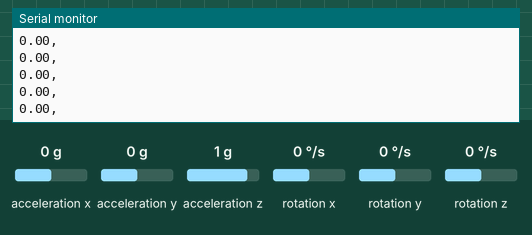
A sketch run on a simulated Arduino Uno, built with avr-gcc and run on an emulated ATmega328P. Parts: the last lines printed to the serial monitor. The test bench sets the inputs (shaded band); at power-on: acceleration x 0 g, acceleration z 1 g, rotation y 0 °/s, rotation z 0 °/s, acceleration y 0 g, rotation x 0 °/s.

Above: at 1.2 s.
1.3 s: acceleration x set to -1.4 g
At 2.1 s:
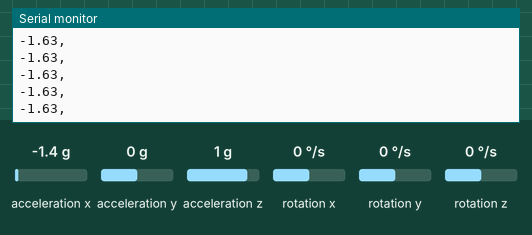
2.8 s: acceleration z set to -1.4 g
At 3.5 s:
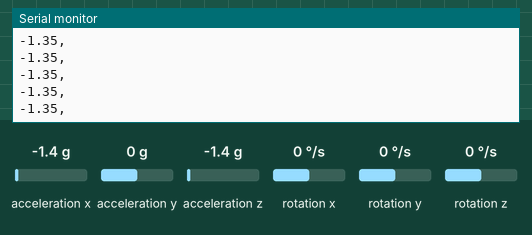
4.3 s: rotation y set to 100 °/s
5.8 s: rotation z set to -192 °/s
At 6.4 s:
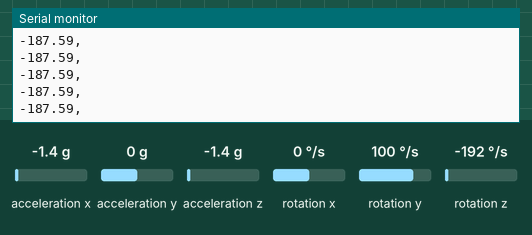
Timing chart, 0 to 8.3 s (numbered marks = the images above; inputs shaded):
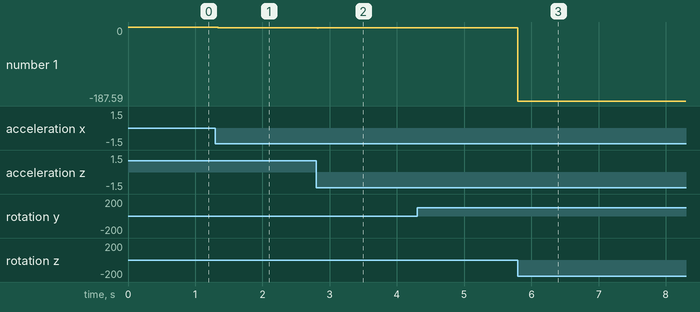

The sketch:

mpu.ino
```cpp
#include "I2Cdev.h"
#include "MPU6050.h"
#include "Wire.h"

MPU6050 accelgyro;

#define fcut 5.0
#define pi 3.14156
#define compa 0.03
double alpha,tau;
double la[5],acc,gyro,roll,a1[5],temp[5];
int  i;
int16_t a[5];
double elapsedtime,time,previoustime;

void setup() {

 Serial.begin(115200);
    Wire.begin();
    accelgyro.initialize();
}

void loop() {
  // put your main code here, to run repeatedly:
previoustime=time;
time=micros();
elapsedtime=(time-previoustime)/1000000;
tau=1/(2*pi*fcut);
alpha=tau/(tau+elapsedtime);
    for (i=3;i<=5;i++)
   {
    temp[i]=a1[i];
   }
accelgyro.getMotion6(&a[0], &a[1], &a[2], &a[3], &a[4], &a[5]);
   for(i=0;i<=2;i++)
   {
    a1[i]=a[i]/16384.0;
    la[i]=(1-alpha)*a1[i]+alpha*la[i];
   }
   for (i=3;i<=5;i++)
   {
    a1[i]=a[i]/131.0;
    la[i]=(1-alpha)*la[i]+(1-alpha)*(a1[i]-temp[i]);

   }
   acc=(180*atan(la[0]/abs(la[2])))/pi;
   roll=(1-compa)*(roll+la[4]*elapsedtime)+(compa*acc);
   Serial.print(roll);
   Serial.println(",");

}
```

Measured:
- after the input at 1.3 s, the serial monitor: prints a new line at once (image 1)
- after the input at 2.8 s, the serial monitor: prints a new line at once (image 2)
- after the input at 5.8 s, the serial monitor: prints a new line at once (image 3)
- plotted number 1: 0 → -1.63 after the input at 1.3 s, -1.63 → -1.35 after the input at 2.8 s, -1.35 → -187.59 after the input at 5.8 s
